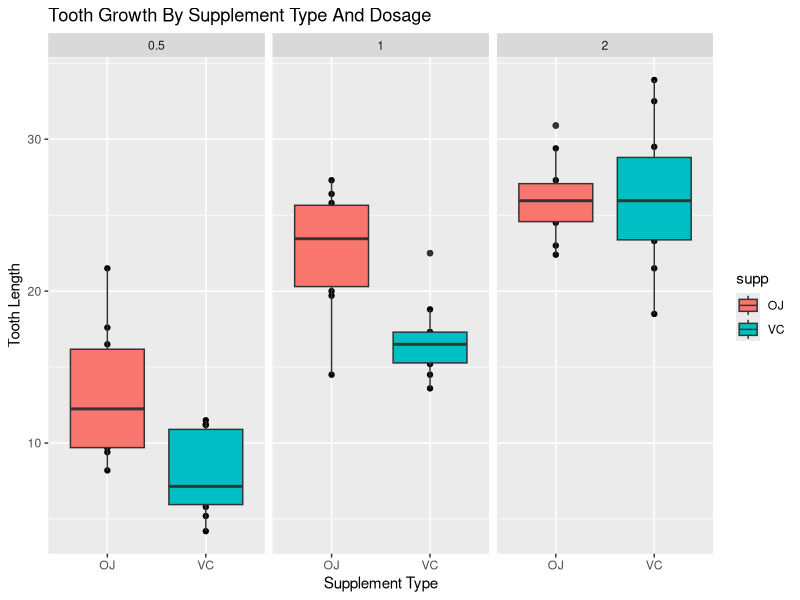

Write the R code that produced this figure.
## ---- chunk 1
library(ggplot2)
data(ToothGrowth)

print(str(ToothGrowth))

library(dplyr)
print(ToothGrowth %>% distinct(supp))
print(ToothGrowth %>% distinct(dose))
## ---- chunk 2
qplot(supp,
      len,
      data = ToothGrowth, 
      facets = ~dose, 
      main = "Tooth Growth By Supplement Type And Dosage",
      xlab = "Supplement Type", 
      ylab = "Tooth Length") + 
  geom_boxplot(aes(fill = supp))
  
## ---- chunk 3
half_dose <- ToothGrowth$len[ToothGrowth$dose == 0.5]
one_dose <- ToothGrowth$len[ToothGrowth$dose == 1]
two_dose <- ToothGrowth$len[ToothGrowth$dose == 2]

print(t.test(one_dose, 
             half_dose, 
             alternative = "greater", 
             paired = FALSE, 
             var.equal = FALSE, 
             conf.level = 0.95)$p.value)

print(t.test(two_dose, 
             one_dose, 
             alternative = "greater", 
             paired = FALSE, 
             var.equal = FALSE, 
             conf.level = 0.95)$p.value)

## ---- chunk 4
oj_sub <- ToothGrowth$len[ToothGrowth$supp == 'OJ']
vc_sub <- ToothGrowth$len[ToothGrowth$supp == 'VC']

t.test(oj_sub, 
       vc_sub, 
       alternative = "greater", 
       paired = FALSE, 
       var.equal = FALSE, 
       conf.level = 0.95)$p.value

## ---- chunk 5
oj_two <- ToothGrowth$len[ToothGrowth$supp == 'OJ' & ToothGrowth$dose == 2]
vc_two <- ToothGrowth$len[ToothGrowth$supp == 'VC' & ToothGrowth$dose == 2]

t.test(oj_two, 
       vc_two, 
       alternative = "greater", 
       paired = FALSE, 
       var.equal = FALSE, 
       conf.level = 0.95)$p.value

